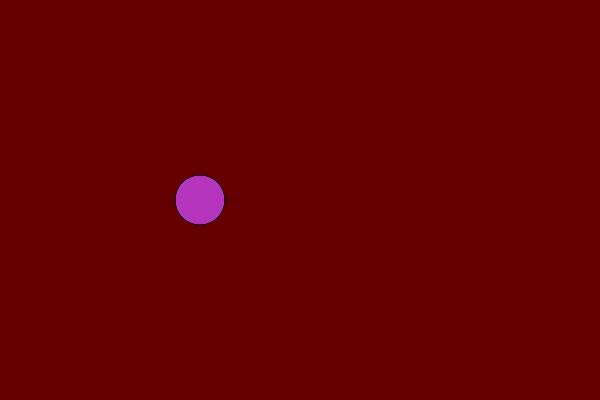
Frame 1 (no input)
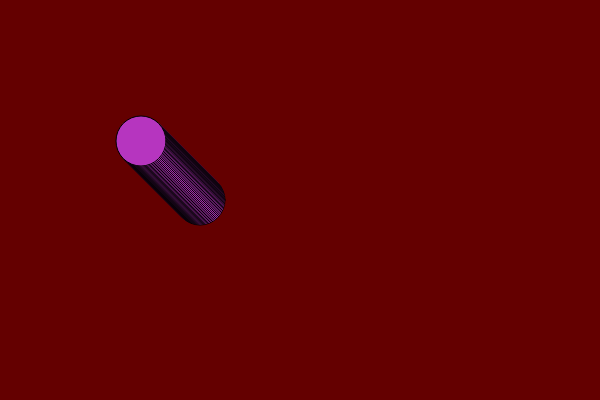
Frame 60 (no input)
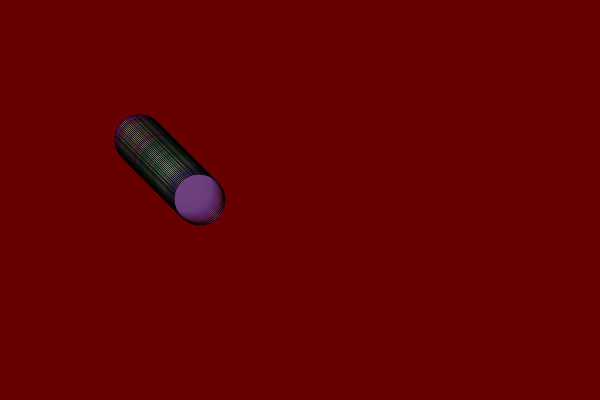
Frame 120 (the mouse pressed at the canvas centre since frame 60)

The p5.js sketch that drew these frames (run headless with seeded random() and noise() and a simulated clock; from frame 60 on, the mouse is pressed at the canvas centre):

// p5.js sketch
// ── sketch.js
let cor;
let PosiçãoHorizontal; //x
let PosiçãoVertical; //y

function setup() {
  createCanvas(600, 400);
  background(color(100, 0 , 0));
  cor = color(random(0, 255), random(0, 255), random(0, 255));
  PosiçãoHorizontal = 200;
  PosiçãoVertical = 200
}

function draw() {
  fill (cor)
  circle (PosiçãoHorizontal, PosiçãoVertical, 50)
  if(mouseX < PosiçãoHorizontal) {
    PosiçãoHorizontal--;
  }
  if(mouseX > PosiçãoHorizontal) {
    PosiçãoHorizontal++;
  }
  if(mouseY < PosiçãoVertical) {
    PosiçãoVertical--
  }
  if(mouseY > PosiçãoVertical) {
    PosiçãoVertical++;
  }
  if(mouseIsPressed){
    cor = color(random(0, 255), random(0, 255), random(0, 255), random(0, 100));
 }
}
